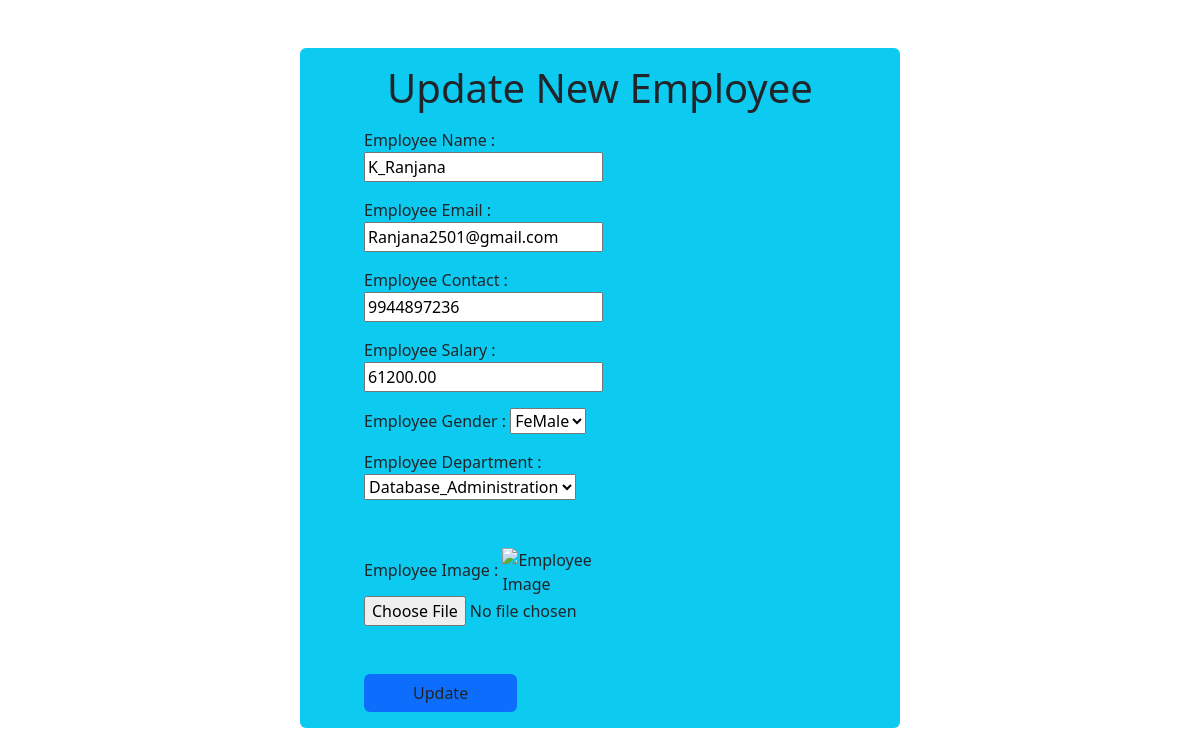
Page /update/Ranjana2501@gmail.com on the committed database.
### app1/models.py (models this page shows)
class Employee(models.Model):
    gen = (
        ('Male','male'),
        ('Femail','female'),
        ('Other','other'),
    )
    departments = (
        ('administration','Administration'),
        ('system_administration','System_Administration'),
        ('application_developer','Application_Developer'),
        ('security_administration','Security_Administration'),
        ('database_administration','Database_Administration'),
        ('web_developer','Web_Developer'),
        ('helpdesk_supporter','Helpdesk_Supporter'),
        ('technical_supporter','Technical_Supporter'),
    )
    name = models.CharField(max_length=50)
    email = models.EmailField(max_length=254,primary_key=True)          #unique=True
    contact = models.BigIntegerField(max_length=10)
    dept = models.CharField(max_length=50,choices=departments)
    gender = models.CharField(max_length=50,choices=gen,default='male')
    salary = models.DecimalField(max_digits=7,decimal_places=2,null=True)
    image = models.ImageField(upload_to='images',null=True)

### app1/views.py (the view, shortened to what this page needs)
# urls.py: path('update/<str:email>',views.update_data,name="update"),
def update_data(request , email):
    data = Employee.objects.get(email=email) #get return data && filter return queryset
    return render(request,"updateform.html",{'data':data})

### templates/updateform.html (shortened to what this page needs)
<!DOCTYPE html>
<html lang="en">
<head>
    <link href="https://cdn.jsdelivr.net/npm/bootstrap@5.3.2/dist/css/bootstrap.min.css" rel="stylesheet">
</head>
<body>
    <div class="container-fluid bg-info mt-5 p-3 rounded" style="width:50%;">
        <h1 class="text-center">Update New Employee </h1>
        <form action="" method="post" enctype="multipart/form-data">
            <div class="ms-5 w-50 m-3">
                Employee Name : <input type="text" name="name" value="{{data.name}}">
            </div>
            <div class="ms-5 w-50 m-3">
                Employee Email : <input type="email" name="email" value="{{data.email}}">
            </div>
            <div class="ms-5 w-50 m-3">
                Employee Contact : <input type="number" name="contact" value="{{data.contact}}">
            </div>
            <div class="ms-5 w-50 m-3">
                Employee Salary : <input type="number" name="salary" value="{{data.salary}}">
            </div>
            <div class="ms-5 w-50 m-3">
                Employee Gender :
                <select name="gender">
                    <option value="female" {% if data.gender == 'female' %} selected {%endif%}>FeMale</option>
                </select>
            </div>
            <div class="ms-5 w-50 m-3">
                Employee Department :
                <select name="department" id="">
                    <option value="database_administration" {% if data.dept == 'database_administration' %} selected  {% endif %}> Database_Administration</option>
                </select>
            </div>
            <div class="ms-5 w-50 mt-5">
                <label for="image">Employee Image :</label>
                <img src="{ data.image.url|safe }" alt="Employee Image" style="max-width:100px; max-height:100px;">
                <input type="file" name="image">
            </div>
            <div class="ms-5 w-75 mt-5">
                <input type="submit" value="Update" class="btn bg-primary px-5">
            </div>
        </form>
    </div>
</body>
</html>

### rows in the picture
Employee: name "K_Ranjana", email "Ranjana2501@gmail.com", contact "9944897236", salary "61200.00", gender "FeMale", department "Database_Administration"
